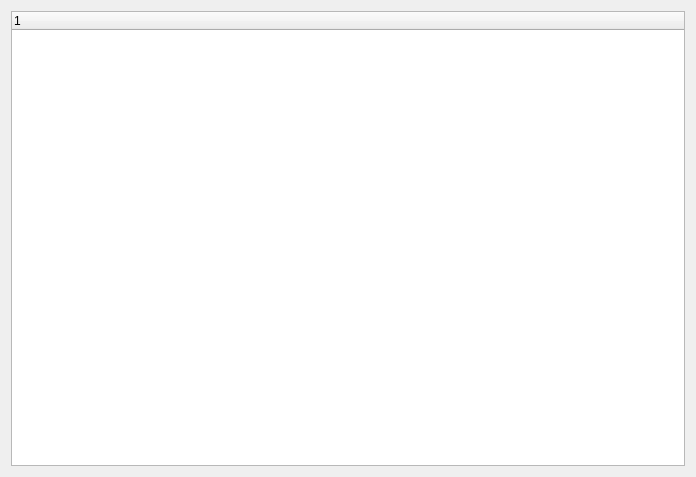
<?xml version="1.0" encoding="UTF-8"?>
<ui version="4.0">
 <class>Widget</class>
 <widget class="QWidget" name="Widget">
  <property name="geometry">
   <rect>
    <x>0</x>
    <y>0</y>
    <width>696</width>
    <height>477</height>
   </rect>
  </property>
  <property name="windowTitle">
   <string>Widget</string>
  </property>
  <layout class="QHBoxLayout" name="horizontalLayout">
   <item>
    <widget class="QTreeWidget" name="treeWidget">
     <column>
      <property name="text">
       <string notr="true">1</string>
      </property>
     </column>
    </widget>
   </item>
  </layout>
 </widget>
 <resources/>
 <connections/>
</ui>
